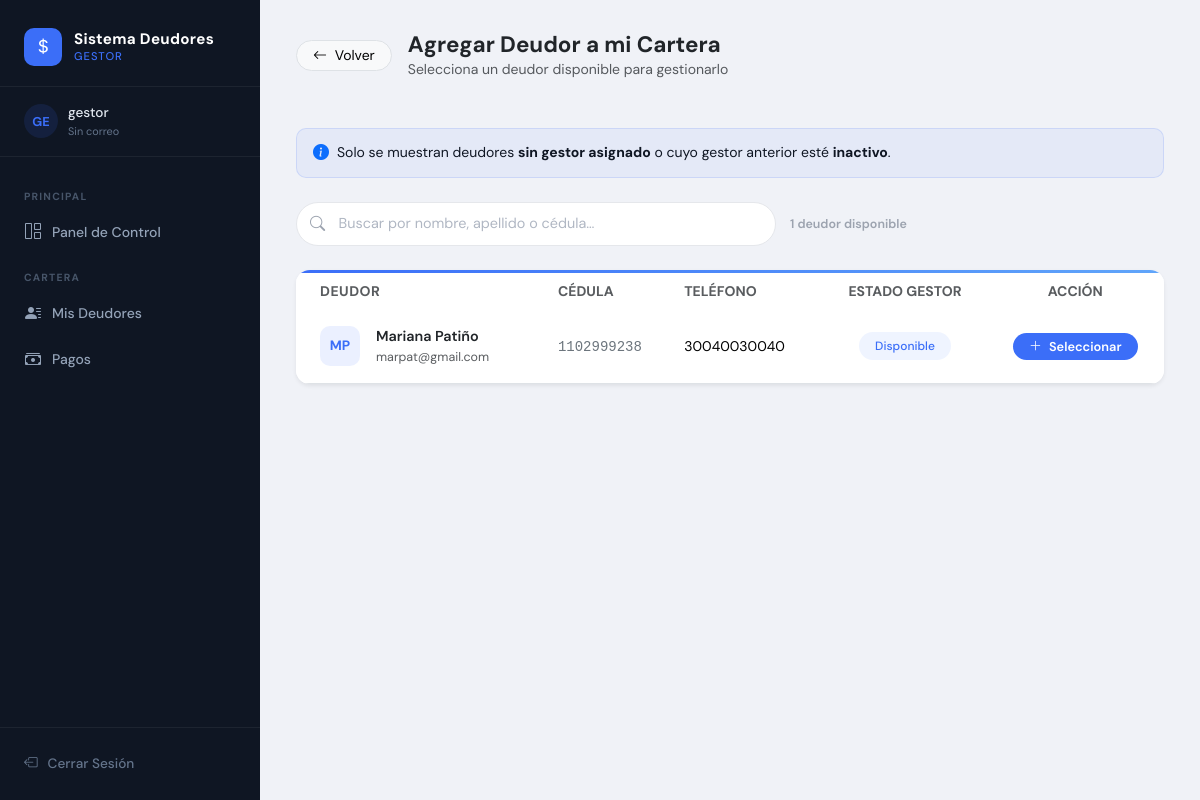
/deudores/seleccionar/ (signed in), run on the app's committed database.
### deudores/models.py (models this page shows, shortened)
class Deudor(models.Model):
    gestor = models.ForeignKey(
        User,
        on_delete=models.SET_NULL,
        null=True, blank=True,
        related_name='deudores',
        limit_choices_to={'perfil__rol': 'gestor'},
    )
    nombre           = models.CharField(max_length=100)
    apellido         = models.CharField(max_length=100)
    cedula           = models.CharField(max_length=20, unique=True)
    telefono         = models.CharField(max_length=20, blank=True)
    email            = models.EmailField(blank=True)
    direccion        = models.TextField(blank=True)
    fecha_registro   = models.DateTimeField(auto_now_add=True)
    class Meta:
        verbose_name = "Deudor"
        verbose_name_plural = "Deudores"

### deudores/views.py (the view)
# urls.py: path('deudores/seleccionar/',            views.seleccionar_deudor, name='seleccionar_deudor'),
@login_required(login_url='login')
def seleccionar_deudor(request):
    if es_admin(request.user):
        return redirect('inicio_admin')
    deudores_disponibles = Deudor.objects.filter(
        Q(gestor__isnull=True) | Q(gestor__is_active=False)
    ).select_related('gestor')
    return render(request, 'deudores/seleccionar_deudor.html', {
        'deudores_disponibles': deudores_disponibles,
    })

### deudores/views.py (called while the page is built)
def get_rol(user):
    try:
        return user.perfil.rol
    except Perfil.DoesNotExist:
        return 'gestor'

def es_admin(user):
    return get_rol(user) == 'admin'

### deudores/templates/deudores/seleccionar_deudor.html (shortened to what this page needs)
{% extends 'deudores/base.html' %}
{% block content %}
<div class="d-flex align-items-center gap-3 mb-5">
    <a href="{% url 'inicio' %}" class="btn btn-sm btn-light border rounded-pill px-3">
        <i class="bi bi-arrow-left me-1"></i> Volver
    </a>
    <div>
        <h3 class="fw-bold mb-0 text-dark" style="font-size:1.4rem;">Agregar Deudor a mi Cartera</h3>
        <p class="text-muted small mb-0">Selecciona un deudor disponible para gestionarlo</p>
    </div>
</div>
<div class="info-banner mb-4">
    <i class="bi bi-info-circle-fill text-primary me-2"></i>
    <span class="small">Solo se muestran deudores <strong>sin gestor asignado</strong> o cuyo gestor anterior esté <strong>inactivo</strong>.</span>
</div>
<div class="search-wrapper mb-4">
    <div class="search-box">
        <input type="text" id="buscadorDeudor" placeholder="Buscar por nombre, apellido o cédula…" autocomplete="off">
    </div>
    <span id="contadorResultados" class="results-count"></span>
</div>
<div class="card border-0 shadow-sm" style="border-radius:14px; overflow:hidden;">
    <div style="height:3px; background:linear-gradient(90deg,#3b6ef8,#60a5fa);"></div>
    <div class="card-body p-0">
        <div class="table-responsive">
            <table class="table table-hover align-middle mb-0">
                <thead style="background:#f8faff;">
                    <tr>
                        <th class="ps-4 border-0 text-uppercase small fw-bold text-muted" style="letter-spacing:.5px;">Deudor</th>
                        <th class="border-0 text-uppercase small fw-bold text-muted">Cédula</th>
                        <th class="border-0 text-uppercase small fw-bold text-muted">Teléfono</th>
                        <th class="border-0 text-uppercase small fw-bold text-muted text-center">Estado Gestor</th>
                        <th class="border-0 text-uppercase small fw-bold text-muted text-center">Acción</th>
                    </tr>
                </thead>
                <tbody>
                    {% for deudor in deudores_disponibles %}
                    <tr class="fila-deudor" data-busqueda="{{ deudor.nombre|lower }} {{ deudor.apellido|lower }} {{ deudor.cedula }}">
                        <td class="ps-4 py-3">
                            <div class="d-flex align-items-center gap-3">
                                <div class="avatar-initials">{{ deudor.nombre|slice:":1" }}{{ deudor.apellido|slice:":1" }}</div>
                                <div>
                                    <div class="fw-semibold text-dark" style="font-size:.9rem;">{{ deudor.nombre }} {{ deudor.apellido }}</div>
                                    <div class="text-muted" style="font-size:.78rem;">{{ deudor.email|default:"Sin correo" }}</div>
                                </div>
                            </div>
                        </td>
                        <td><span class="font-monospace small text-secondary">{{ deudor.cedula }}</span></td>
                        <td><span class="small">{{ deudor.telefono|default:"—" }}</span></td>
                        <td class="text-center">
                            {% if deudor.gestor %}
                                <span class="badge rounded-pill px-3 py-2 fw-medium" style="background:rgba(245,158,11,0.1);color:#b45309;font-size:.75rem;">
                                    <i class="bi bi-exclamation-circle me-1"></i>Gestor inactivo
                                </span>
                            {% else %}
                                <span class="badge rounded-pill px-3 py-2 fw-medium" style="background:rgba(59,110,248,0.08);color:#3b6ef8;font-size:.75rem;">
                                    Disponible
                                </span>
                            {% endif %}
                        </td>
                        <td class="text-center">
                            <button type="button"
                                class="btn btn-sm rounded-pill px-3 fw-semibold"
                                style="background:#3b6ef8;color:#fff;border:none;font-size:.8rem;"
                                onclick="confirmarSeleccion('{{ deudor.pk }}', '{{ deudor.nombre }} {{ deudor.apellido }}')">
                                <i class="bi bi-plus-lg me-1"></i> Seleccionar
                            </button>
                        </td>
                    </tr>
                    {% endfor %}
                </tbody>
            </table>
        </div>
    </div>
</div>
{% endblock %}

### deudores/templates/deudores/base.html (shortened to what this page needs)
<!DOCTYPE html>
<html lang="es">
<head>
    <link href="https://cdn.jsdelivr.net/npm/bootstrap@5.3.3/dist/css/bootstrap.min.css" rel="stylesheet">
    <link rel="stylesheet" href="https://cdn.jsdelivr.net/npm/bootstrap-icons@1.11.3/font/bootstrap-icons.min.css">
</head>
<body>
{% if user.is_authenticated %}
{% with role=user.perfil.rol|default:"gestor" %}
<div class="app-wrapper">
    <aside class="sidebar">
        <div class="sidebar-brand">
            <div class="brand-icon {{ role }}">
                {% if role == 'admin' %}<i class="bi bi-shield-fill"></i>{% else %}<i class="bi bi-currency-dollar"></i>{% endif %}
            </div>
            <div class="brand-text">
                <div class="brand-title">Sistema Deudores</div>
                <div class="brand-role {{ role }}">
                    {% if role == 'admin' %}Administrador{% else %}Gestor{% endif %}
                </div>
            </div>
        </div>
        <div class="sidebar-user">
            <div class="user-avatar {{ role }}">{{ user.username|slice:":2"|upper }}</div>
            <div>
                <div class="user-name">{{ user.get_full_name|default:user.username }}</div>
                <div class="user-tag">{{ user.email|default:"Sin correo" }}</div>
            </div>
        </div>
        <nav class="sidebar-nav">
            {% if role == 'admin' %}
            <div class="nav-section-label">Principal</div>
            <a href="{% url 'inicio_admin' %}" class="sidebar-link admin {% if request.resolver_match.url_name == 'inicio_admin' %}active{% endif %}">
                <i class="bi bi-grid-1x2"></i> Panel de Control
            </a>
            <div class="nav-section-label">Gestión</div>
            <a href="#gestores" class="sidebar-link admin">
                <i class="bi bi-people"></i> Gestores
                <span class="ms-auto badge" style="background:rgba(255,255,255,0.1);font-size:.6rem;">Próximo</span>
            </a>
            <a href="#entidades" class="sidebar-link admin">
                <i class="bi bi-building"></i> Entidades
                <span class="ms-auto badge" style="background:rgba(255,255,255,0.1);font-size:.6rem;">Próximo</span>
            </a>
            <a href="{% url 'lista_deudores' %}" class="sidebar-link admin {% if request.resolver_match.url_name == 'lista_deudores' %}active{% endif %}">
                <i class="bi bi-person-lines-fill"></i> Deudores
            </a>
            {% else %}
            <div class="nav-section-label">Principal</div>
            <a href="{% url 'inicio' %}" class="sidebar-link gestor {% if request.resolver_match.url_name == 'inicio' %}active{% endif %}">
                <i class="bi bi-grid-1x2"></i> Panel de Control
            </a>
            <div class="nav-section-label">Cartera</div>
            <a href="{% url 'lista_deudores' %}" class="sidebar-link gestor {% if request.resolver_match.url_name == 'lista_deudores' %}active{% endif %}">
                <i class="bi bi-person-lines-fill"></i> Mis Deudores
            </a>
            <a href="{% url 'lista_pagos' %}" class="sidebar-link gestor {% if request.resolver_match.url_name == 'lista_pagos' %}active{% endif %}">
                <i class="bi bi-cash-stack"></i> Pagos
            </a>
            {% endif %}
        </nav>
        <div class="sidebar-footer">
            <a href="{% url 'logout' %}" class="logout-btn">
                <i class="bi bi-box-arrow-left"></i> Cerrar Sesión
            </a>
        </div>
    </aside>
    <main class="main-content">
        <div class="page-body">
            {% block content %}{% endblock %}
        </div>
    </main>
</div>
{% endwith %}
{% endif %}
</body>
</html>

### deudores/templates/deudores/base.html (style rules this page uses)
:root { --bg: #f0f2f7; --sidebar-bg: #0f1623; --sidebar-accent: #1a2236; --sidebar-border: rgba(255,255,255,0.06); --primary: #3b6ef8; --primary-soft: rgba(59,110,248,0.12); --success: #22c55e; --warning: #f59e0b; --danger: #ef4444; --text: #0f1623; --text-muted: #6b7280; --card-bg: #ffffff; --border: #e5e7eb; --admin-accent: #7c3aed; --admin-soft: rgba(124,58,237,0.12); }
* { box-sizing: border-box; }
body { font-family: 'DM Sans', sans-serif; background: var(--bg); color: var(--text); margin: 0; padding: 0; }
.app-wrapper { display: flex; min-height: 100vh; }
.sidebar { width: 260px; min-width: 260px; background: var(--sidebar-bg); display: flex; flex-direction: column; position: fixed; top: 0; left: 0; bottom: 0; z-index: 100; overflow-y: auto; }
.sidebar-brand { padding: 28px 24px 20px; display: flex; align-items: center; gap: 12px; border-bottom: 1px solid var(--sidebar-border); }
.brand-icon { width: 38px; height: 38px; border-radius: 10px; display: flex; align-items: center; justify-content: center; font-size: 1.1rem; flex-shrink: 0; }
.brand-icon.gestor { background: var(--primary); color: #fff; }
.brand-text { line-height: 1; }
.brand-title { color: #fff; font-weight: 700; font-size: 0.95rem; letter-spacing: 0.3px; }
.brand-role { font-size: 0.7rem; font-weight: 500; text-transform: uppercase; letter-spacing: 1px; margin-top: 3px; }
.brand-role.gestor { color: var(--primary); }
.sidebar-user { padding: 16px 24px; border-bottom: 1px solid var(--sidebar-border); display: flex; align-items: center; gap: 10px; }
.user-avatar { width: 34px; height: 34px; border-radius: 50%; display: flex; align-items: center; justify-content: center; font-size: 0.8rem; font-weight: 700; flex-shrink: 0; }
.user-avatar.gestor { background: var(--primary-soft); color: var(--primary); }
.user-name { color: #e2e8f0; font-size: 0.85rem; font-weight: 500; }
.user-tag { font-size: 0.68rem; color: #64748b; }
.sidebar-nav { padding: 16px 12px; flex: 1; }
.nav-section-label { font-size: 0.65rem; font-weight: 700; text-transform: uppercase; letter-spacing: 1.2px; color: #475569; padding: 8px 12px 6px; margin-top: 8px; }
.sidebar-link { display: flex; align-items: center; gap: 10px; padding: 10px 12px; border-radius: 8px; color: #94a3b8; font-size: 0.875rem; font-weight: 500; text-decoration: none; margin-bottom: 2px; transition: all 0.15s ease; }
.sidebar-link i { font-size: 1rem; width: 18px; text-align: center; }
.sidebar-footer { padding: 16px 12px; border-top: 1px solid var(--sidebar-border); }
.logout-btn { display: flex; align-items: center; gap: 10px; width: 100%; padding: 10px 12px; border-radius: 8px; background: transparent; border: none; cursor: pointer; color: #64748b; font-size: 0.85rem; font-weight: 500; transition: all 0.15s ease; text-decoration: none; }
.main-content { margin-left: 260px; flex: 1; display: flex; flex-direction: column; min-height: 100vh; }
.page-body { padding: 32px 36px; flex: 1; }
.card { border-radius: 14px; border: 1px solid var(--border); }

### deudores/templates/deudores/seleccionar_deudor.html (style rules this page uses)
.info-banner { background: rgba(59,110,248,0.06); border: 1px solid rgba(59,110,248,0.15); border-radius: 10px; padding: 12px 16px; display: flex; align-items: center; }
.avatar-initials { width:40px; height:40px; border-radius:10px; background:rgba(59,110,248,0.1); color:#3b6ef8; font-weight:700; font-size:.85rem; display:flex; align-items:center; justify-content:center; }
.search-wrapper { display: flex; align-items: center; gap: 14px; flex-wrap: wrap; }
.search-box { position: relative; flex: 1; min-width: 240px; max-width: 480px; }
.search-box input { width: 100%; padding: .65rem 2.8rem .65rem 2.6rem; font-size: .9rem; color: #0f1623; background: #fff; border: 1.5px solid #e5e7eb; border-radius: 50px; outline: none; transition: border-color 0.2s, box-shadow 0.2s; font-family: inherit; }
.search-box input::placeholder { color: #b0b7c3; }
.results-count { font-size: .78rem; font-weight: 600; color: #9ca3af; white-space: nowrap; }
.fila-deudor td { transition: opacity 0.15s; }

### data on the page
Deudor: nombre "M", apellido "P", nombre "Mariana", apellido "Patiño", email "marpat@gmail.com", cedula "1102999238", telefono "30040030040", shows "Disponible"

### other printed values
{{ user.username|slice:":2"|upper }} "GE"
{{ user.get_full_name|default:user.username }} "gestor"
{{ user.email|default:"Sin correo" }} "Sin correo"
